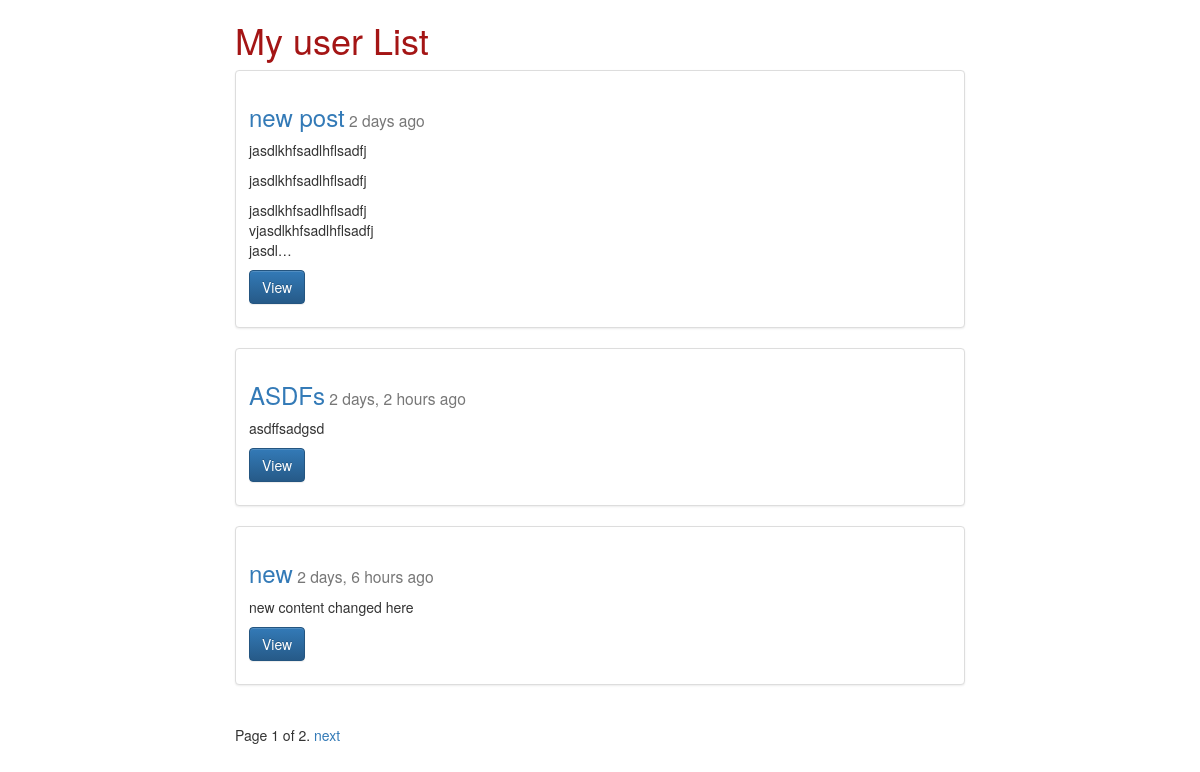
The app's page /posts/, older data.
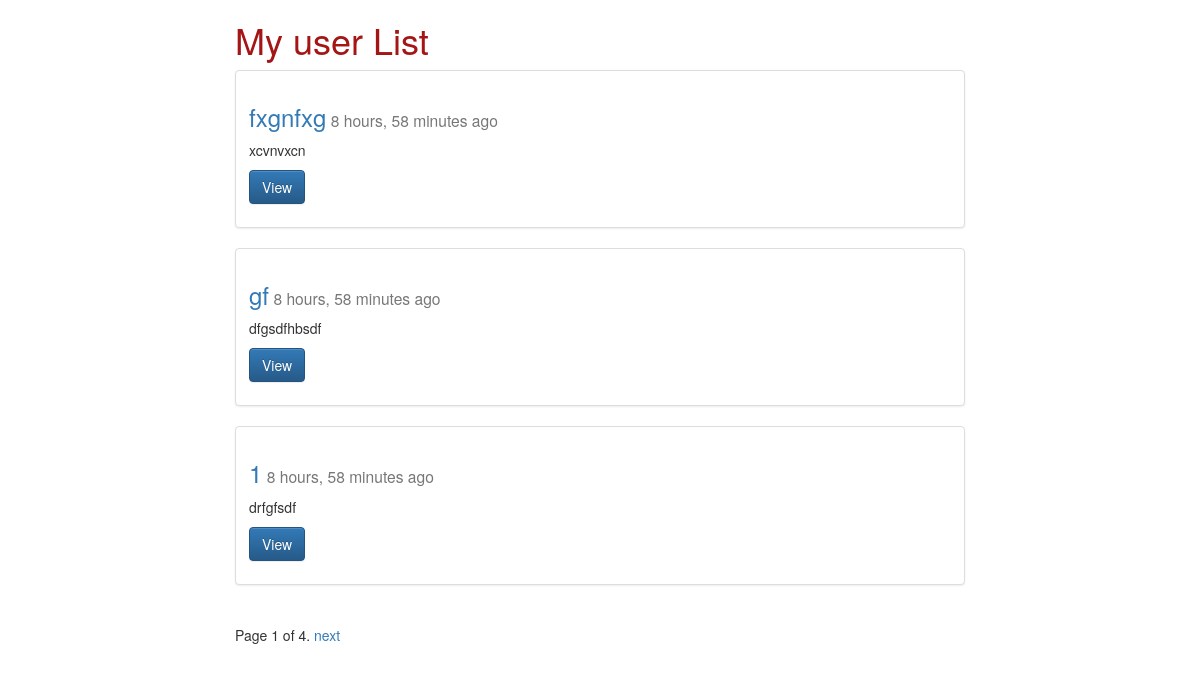
The same page, newer data.
### posts/models.py (models this page shows, shortened)
class Post(models.Model):
    user = models.ForeignKey(settings.AUTH_USER_MODEL, default=1)
    title = models.CharField(max_length=120)
    content = models.TextField()
    updated = models.DateTimeField(auto_now=True, auto_now_add=False)
    timestamp = models.DateTimeField(auto_now=False, auto_now_add=True)
    def get_absolute_url(self):
        return reverse("posts:detail", kwargs={"id": self.id})
    class Meta:
        ordering = ["-id"]

### posts/views.py (the view)
def posts_list(request):
    queryset_list = Post.objects.all().order_by("-timestamp")
    paginator = Paginator(queryset_list, 3)  # Show 25 contacts per page
    page_request_var = "page"
    page = request.GET.get(page_request_var)
    try:
        queryset = paginator.page(page)
    except PageNotAnInteger:
        queryset = paginator.page(1)
    except EmptyPage:
        queryset = paginator.page(paginator.num_pages)
    context = {
            "object_list": queryset,
            "title": "My user List",
            "page_request_var": page_request_var,
    }
    return render(request, "post_list.html", context)

### templates/post_list.html (shortened to what this page needs)
{% extends "base.html" %}
{% block content %}
    <div class='col-sm-8 col-sm-offset-2'>
<h1>{{ title }}</h1>
{% for obj in object_list %}
<div class="row">
  <div class="col-sm-12">
    <div class="thumbnail">
      <div class="caption">
        <h3><a href='{{ obj.get_absolute_url }}'>{{ obj.title }}</a><small> {{ obj.timestamp |timesince}} ago<br/></small></h3>
        <p>{{ obj.content|linebreaks |truncatechars:120 }}</p>
        <p><a href="{{ obj.get_absolute_url }}" class="btn btn-primary" role="button">View</a> </p>
      </div>
    </div>
  </div>
</div>
{% endfor %}
    <div class="pagination">
    <span class="step-links">
        <span class="current">
            Page {{ object_list.number }} of {{ object_list.paginator.num_pages }}.
        </span>
        {% if object_list.has_next %}
            <a href="?{{ page_request_var }}={{ object_list.next_page_number }}">next</a>
        {% endif %}
    </span>
</div>
</div>
    </div>
{% endblock content %}

Row changes from the older to the newer data that the page shows:
no longer on this page (row unchanged): Post: title "new post", timestamp "2 days", content "jasdlkhfsadlhflsadfj jasdlkhfsadlhflsadfj jasdlkhfsadlhflsadfj vjasdlkhfsadlhflsadfj jasdl…"
no longer on this page (row unchanged): Post: title "ASDFs", timestamp "2 days, 2 hours", content "asdffsadgsd"
no longer on this page (row unchanged): Post: title "new", timestamp "2 days, 6 hours", content "new content changed here"
added Post: title "fxgnfxg", timestamp "8 hours, 58 minutes", content "xcvnvxcn"
added Post: title "gf", timestamp "8 hours, 58 minutes", content "dfgsdfhbsdf"
added Post: title "1", timestamp "8 hours, 58 minutes", content "drfgfsdf"
Text that changed along with them:
{{ object_list.paginator.num_pages }}: "2" → "4"
